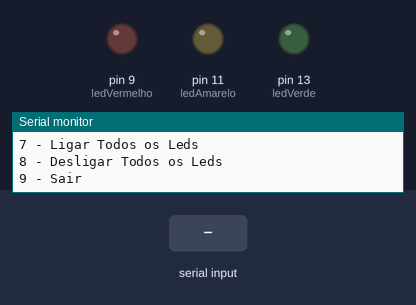
Bench run of a sketch on a simulated Arduino Uno, built with avr-gcc and run on an emulated ATmega328P. Parts: output pins drawn as LEDs (lit = HIGH), the last lines printed to the serial monitor. The inputs (shaded band) are chosen by the test bench.

Above: at 1.0 s.
1.1 s: "1\n" received over Serial
At 1.6 s:
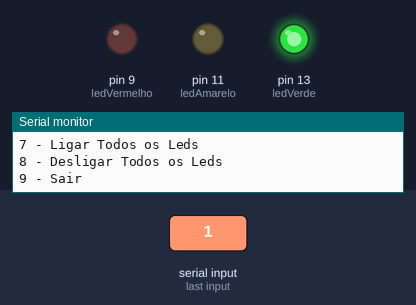
2.6 s: "3\n" received over Serial
At 3.8 s:
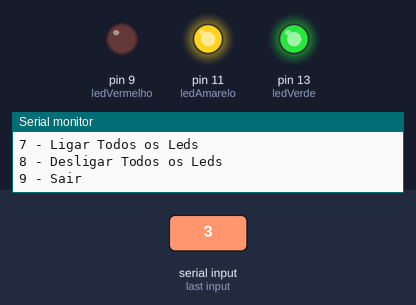
4.1 s: "2\n" received over Serial
At 5.1 s:
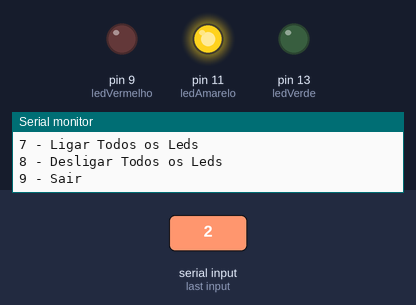
5.6 s: "5\n" received over Serial
At 6.8 s:
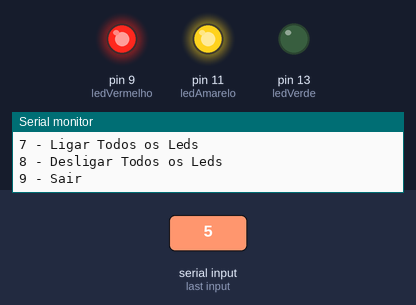
7.1 s: "4\n" received over Serial
At 7.8 s:
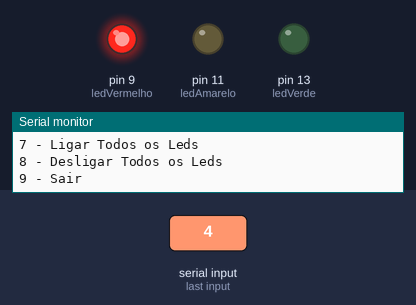
8.6 s: "1\n" received over Serial
At 8.9 s:
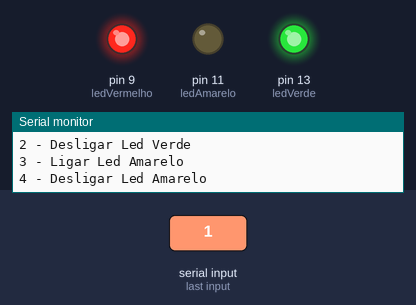
Timing chart, 0 to 11.1 s (numbered marks = the images above; inputs shaded):
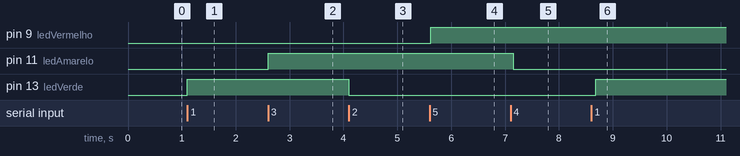

Measured:
- after the input at 1.1 s, pin 13 (ledVerde): LOW → HIGH at once
- after the input at 2.6 s, pin 11 (ledAmarelo): LOW → HIGH at once
- after the input at 4.1 s, pin 13 (ledVerde): HIGH → LOW at once
- after the input at 5.6 s, pin 9 (ledVermelho): LOW → HIGH at once
- after the input at 7.1 s, pin 11 (ledAmarelo): HIGH → LOW after 0.05 s
- after the input at 8.6 s, pin 13 (ledVerde): LOW → HIGH after 0.08 s

The sketch:

desafio_acende_led_com_menu1.ino
```cpp
// C++ code
//

int ledVerde = 13;
int ledAmarelo = 11;
int ledVermelho = 9;
int escolhaLed;

void setup()
{
  pinMode(ledVerde, OUTPUT);
  pinMode(ledAmarelo, OUTPUT);
  pinMode(ledVermelho, OUTPUT);


  Serial.begin(9600);

  do{

    Serial.println("Ola, escolha uma das opcoes a seguir");
    Serial.println("1 - Ligar Led Verde");
    Serial.println("2 - Desligar Led Verde");
    Serial.println("3 - Ligar Led Amarelo");
    Serial.println("4 - Desligar Led Amarelo");
    Serial.println("5 - Ligar Led Vermelho");
    Serial.println("6 - Desligar Led Vermelho");
    Serial.println("7 - Ligar Todos os Leds");
    Serial.println("8 - Desligar Todos os Leds");
    Serial.println("9 - Sair \n");
    while(! Serial.available());
    escolhaLed = Serial.parseInt();

    switch (escolhaLed){
      case 1:
      digitalWrite(ledVerde, HIGH);
      Serial.println("led verde ligado.");
      break;


      case 2:
      digitalWrite(ledVerde, LOW);
      Serial.println("led verde desligado.");
      break;


      case 3:
      digitalWrite(ledAmarelo, HIGH);
      Serial.println("led amarelo ligado.");
      break;


      case 4:
      digitalWrite(ledAmarelo, LOW);
      Serial.println("led amarelo desligado.");
      break;


      case 5:
      digitalWrite(ledVermelho, HIGH);
      Serial.println("led vermelho ligado.");
      break;


      case 6:
      digitalWrite(ledVermelho, LOW);
      Serial.println("led vermelho desligado");
      break;


      case 7:
      digitalWrite(ledVerde, HIGH);
      digitalWrite(ledAmarelo, HIGH);
      digitalWrite(ledVermelho, HIGH);
      Serial.println("todos os leds ligados.");
      break;


      case 8:
      digitalWrite(ledVerde, LOW);
      digitalWrite(ledAmarelo, LOW);
      digitalWrite(ledVermelho, LOW);
      Serial.println("todos os leds desligados.");
      break;


      case 9:
      Serial.println("Ate breve.");
      break;

      default:
      Serial.println("Opa! opcao invalida, escolha entre as opcoes a cima. \n");
}
    } while(escolhaLed != 9);

}

void loop()
{
  /*digitalWrite(LED_BUILTIN, HIGH);
  delay(1000); // Wait for 1000 millisecond(s)
  digitalWrite(LED_BUILTIN, LOW);
  delay(1000); // Wait for 1000 millisecond(s)*/
}
```
